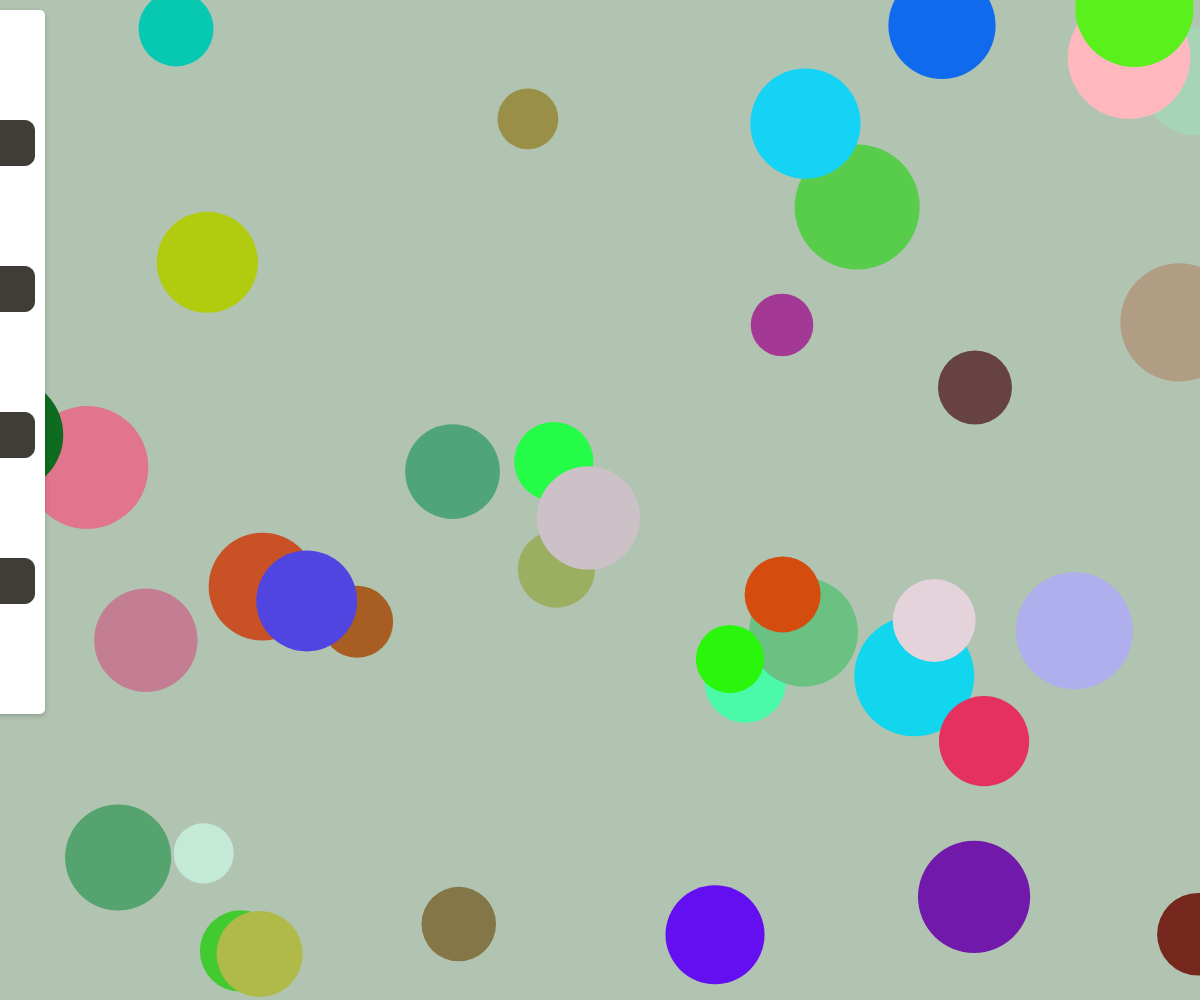
Frame 1 (no input)
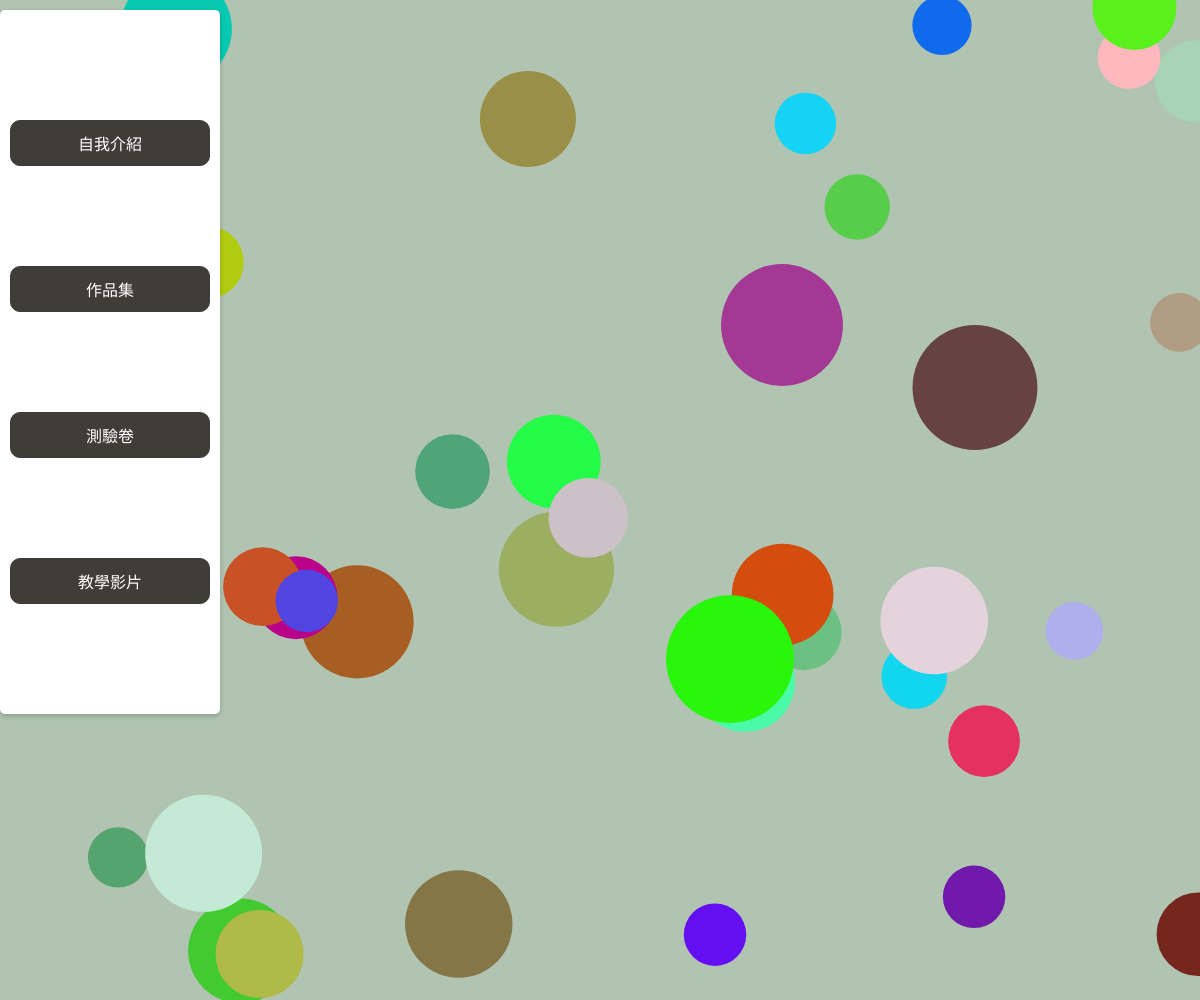
Frame 60 (no input)
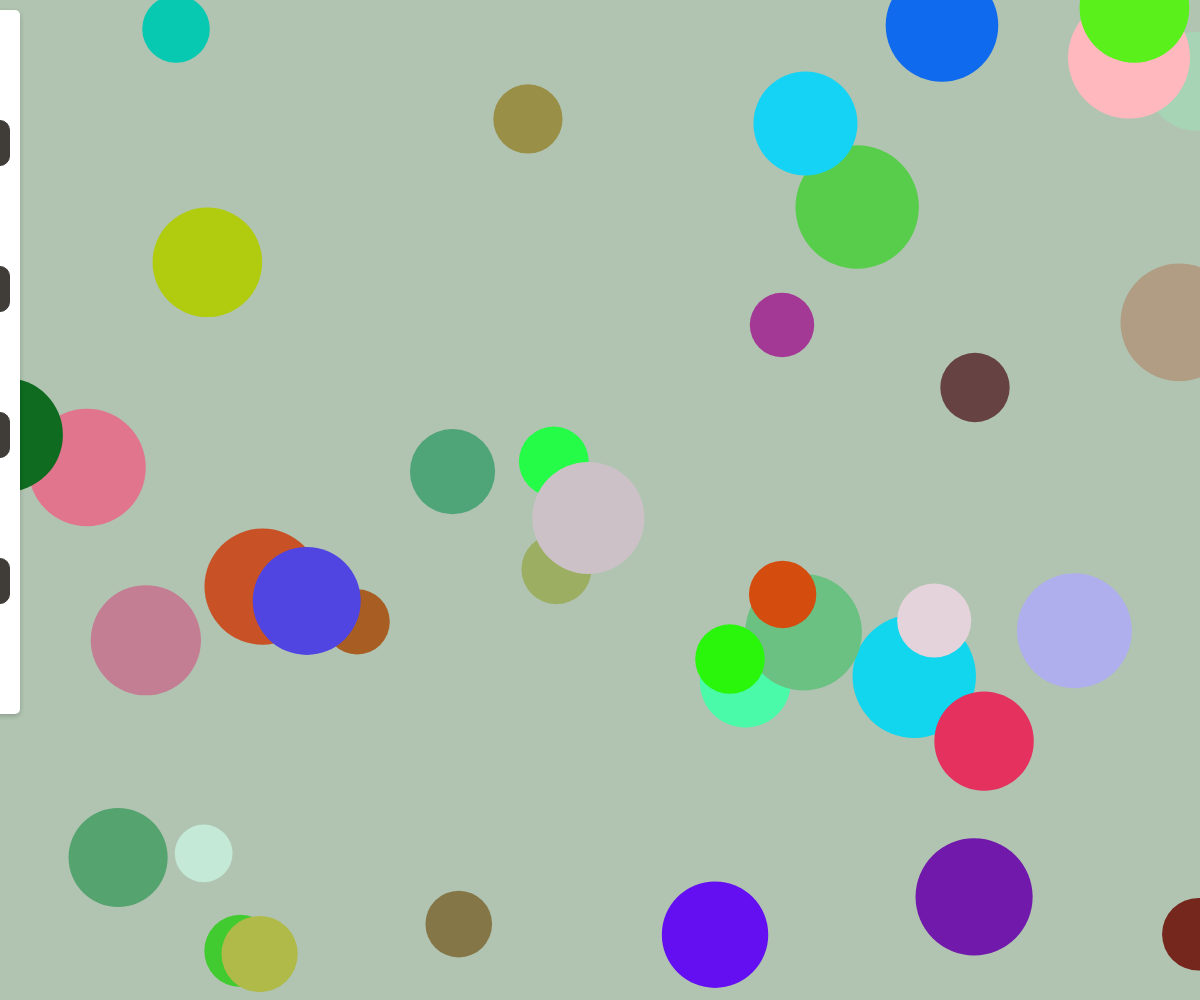
Frame 120 (the mouse pressed at the canvas centre since frame 60)

The p5.js sketch that drew these frames (run headless with seeded random() and noise() and a simulated clock; from frame 60 on, the mouse is pressed at the canvas centre):

// p5.js sketch
// ── sketch.js
let circles = [];
let introWindow; // 用於儲存自我介紹視窗的變數
let quizWindow; // 用於儲存測驗卷視窗的變數
let weekWindow; // 用於儲存第一周視窗的變數
let videoWindow; // 用於儲存教學影片視窗的變數
let dropdownVisible = false; // 用於控制下拉選單的顯示狀態
let menuVisible = false; // 用於控制選單的顯示狀態

function setup() {
  // 產生全視窗畫布
  createCanvas(windowWidth, windowHeight);

  // 建立選單
  let menu = createDiv();
  menu.id('menu');
  menu.style('position', 'absolute');
  menu.style('top', '10px');
  menu.style('left', '-200px'); // 初始位置在畫布外
  menu.style('width', '200px');
  menu.style('background-color', '#ffffff');
  menu.style('padding', '10px');
  menu.style('border-radius', '5px');
  menu.style('box-shadow', '0 2px 5px rgba(0, 0, 0, 0.2)');
  menu.style('transition', 'left 0.5s'); // 添加滑動動畫

  let ul = createElement('ul');
  ul.style('list-style', 'none');
  ul.style('margin', '0');
  ul.style('padding', '0');

  let items = ['自我介紹', '作品集', '測驗卷', '教學影片'];
  for (let item of items) {
    let li = createElement('li', item);
    li.style('margin', '100px 0'); // 每個選項之間的間隔設為 100px
    li.style('padding', '10px'); // 增加內部間距
    li.style('cursor', 'pointer');
    li.style('color', '#ffffff'); // 文字顏色為白色
    li.style('background-color', '#403d39'); // 背景顏色為 #403d39
    li.style('border', '1px solid #403d39'); // 邊框顏色為 #403d39
    li.style('border-radius', '10px'); // 圓角方框
    li.style('text-align', 'center'); // 文字置中
    li.style('text-decoration', 'none'); // 移除下劃線
    li.mousePressed(() => {
      if (item === '自我介紹') {
        showIntroWindow(); // 點擊自我介紹時顯示視窗
      } else if (item === '測驗卷') {
        showQuizWindow(); // 點擊測驗卷時顯示 iframe 視窗
      } else if (item === '作品集') {
        toggleDropdown(li); // 點擊作品集時顯示下拉選單
      } else if (item === '教學影片') {
        showVideoWindow('https://cfchen58.synology.me/%E7%A8%8B%E5%BC%8F%E8%A8%AD%E8%A8%882024/B2/week4/20250310_104704.mp4'); // 點擊教學影片時顯示 iframe 視窗
      } else {
        alert(`${item} 被點擊了`);
      }
    });
    ul.child(li);
  }

  menu.child(ul);

  // 設定背景顏色#588157
  for (let i = 0; i < 40; i++) {
    circles.push({
      x: random(width),
      y: random(height),
      size: random(30, 50),
      color: color(random(255), random(255), random(255)),
      sizeOffset: random(0, TWO_PI) // 用於大小變化的偏移值
    });
  }
}

function draw() {
  background('#b0c4b1');
  
  for (let circle of circles) {
    // 使用正弦函數讓大小隨時間變化
    let dynamicSize = map(sin(frameCount * 0.05 + circle.sizeOffset), -1, 1, 20, 80);
    fill(circle.color);
    noStroke();
    ellipse(circle.x, circle.y, circle.size + dynamicSize);
  }

  // 滑鼠移到左邊時顯示選單
  if (mouseX < 50 && !menuVisible) {
    let menu = select('#menu');
    menu.style('left', '0px'); // 選單滑出
    menuVisible = true;
  }

  // 滑鼠移到中間或右邊時隱藏選單
  if (mouseX > 200 && menuVisible) {
    let menu = select('#menu');
    menu.style('left', '-200px'); // 選單滑回
    menuVisible = false;
  }
}

// 顯示下拉選單
function toggleDropdown(parentLi) {
  // 如果下拉選單已存在，則移除
  if (dropdownVisible) {
    let dropdown = select('#dropdown');
    if (dropdown) dropdown.remove();
    dropdownVisible = false;
    return;
  }

  // 建立下拉選單
  let dropdown = createElement('ul');
  dropdown.id('dropdown');
  dropdown.style('list-style', 'none');
  dropdown.style('margin', '10px 0 0 0');
  dropdown.style('padding', '0');
  dropdown.style('background-color', '#ffffff');
  dropdown.style('border', '1px solid #ccc');
  dropdown.style('border-radius', '5px');
  dropdown.style('box-shadow', '0 2px 5px rgba(0, 0, 0, 0.2)');
  dropdown.style('position', 'absolute');
  dropdown.style('left', '10px');
  dropdown.style('top', `${parentLi.elt.offsetTop + parentLi.elt.offsetHeight}px`);

  let subItems = ['第一周', '第二周', '第三周'];
  for (let subItem of subItems) {
    let subLi = createElement('li', subItem);
    subLi.style('margin', '5px 0');
    subLi.style('padding', '10px');
    subLi.style('cursor', 'pointer');
    subLi.style('color', '#403d39');
    subLi.style('background-color', '#f5f5f5');
    subLi.style('border-radius', '5px');
    subLi.style('text-align', 'center');
    subLi.style('text-decoration', 'none');
    subLi.mousePressed(() => {
      if (subItem === '第一周') {
        showWeekWindow('https://wei10144.github.io/0303/'); // 點擊第一周時顯示 iframe 視窗
      } else if (subItem === '第二周') {
        showWeekWindow('https://wei10144.github.io/0310/'); // 點擊第二周時顯示 iframe 視窗
      } else if (subItem === '第三周') {
        showWeekWindow('https://wei10144.github.io/3/'); // 點擊第三周時顯示 iframe 視窗
      } else {
        alert(`${subItem} 被點擊了`);
      }
    });
    dropdown.child(subLi);
  }

  parentLi.parent().child(dropdown);
  dropdownVisible = true;
}

// 顯示自我介紹視窗
function showIntroWindow() {
  if (introWindow) return;

  introWindow = createDiv('大家好，我叫郭冠緯，平常興趣玩LOL，喜歡聽西洋音樂');
  introWindow.style('position', 'absolute');
  introWindow.style('top', '50%');
  introWindow.style('left', '50%');
  introWindow.style('transform', 'translate(-50%, -50%)');
  introWindow.style('width', '1200px');
  introWindow.style('height', '800px');
  introWindow.style('background-color', 'rgba(0, 0, 0, 0.5)');
  introWindow.style('color', '#ffffff');
  introWindow.style('display', 'flex');
  introWindow.style('align-items', 'center');
  introWindow.style('justify-content', 'center');
  introWindow.style('font-size', '24px');
  introWindow.style('text-align', 'center');
  introWindow.style('border-radius', '10px');
  introWindow.style('z-index', '1000');
  introWindow.style('cursor', 'pointer');

  introWindow.mousePressed(() => {
    introWindow.remove();
    introWindow = null;
  });
}

// 顯示測驗卷視窗
function showQuizWindow() {
  if (quizWindow) return;

  quizWindow = createDiv();
  quizWindow.style('position', 'absolute');
  quizWindow.style('top', '50%');
  quizWindow.style('left', '50%');
  quizWindow.style('transform', 'translate(-50%, -50%)');
  quizWindow.style('width', '1200px');
  quizWindow.style('height', '800px');
  quizWindow.style('background-color', 'rgba(0, 0, 0, 0.5)');
  quizWindow.style('display', 'flex');
  quizWindow.style('align-items', 'center');
  quizWindow.style('justify-content', 'center');
  quizWindow.style('border-radius', '10px');
  quizWindow.style('z-index', '1000');
  quizWindow.style('cursor', 'pointer');

  let iframe = createElement('iframe');
  iframe.attribute('src', 'https://wei10144.github.io/0310/');
  iframe.style('width', '100%');
  iframe.style('height', '100%');
  iframe.style('border', 'none');
  quizWindow.child(iframe);

  quizWindow.mousePressed(() => {
    quizWindow.remove();
    quizWindow = null;
  });
}

// 顯示第一周、第二周或第三周視窗
function showWeekWindow(url) {
  // 如果視窗已存在，則更新 iframe 的內容
  if (weekWindow) {
    let iframe = weekWindow.elt.querySelector('iframe'); // 使用原生 DOM 方法獲取 iframe
    if (iframe) {
      iframe.src = url; // 更新 iframe 的 src 屬性
    }
    return;
  }

  // 建立新的視窗
  weekWindow = createDiv();
  weekWindow.style('position', 'absolute');
  weekWindow.style('top', '50%');
  weekWindow.style('left', '50%');
  weekWindow.style('transform', 'translate(-50%, -50%)');
  weekWindow.style('width', '1200px');
  weekWindow.style('height', '800px');
  weekWindow.style('background-color', 'rgba(0, 0, 0, 0.5)');
  weekWindow.style('display', 'flex');
  weekWindow.style('align-items', 'center');
  weekWindow.style('justify-content', 'center');
  weekWindow.style('border-radius', '10px');
  weekWindow.style('z-index', '1000');
  weekWindow.style('cursor', 'pointer');

  // 建立 iframe 並嵌入網頁
  let iframe = document.createElement('iframe'); // 使用原生 DOM 方法創建 iframe
  iframe.src = url; // 設置 iframe 的 src 屬性
  iframe.style.width = '100%';
  iframe.style.height = '100%';
  iframe.style.border = 'none';
  weekWindow.elt.appendChild(iframe); // 使用原生 DOM 方法將 iframe 添加到 weekWindow

  // 點擊視窗時關閉
  weekWindow.mousePressed(() => {
    weekWindow.remove();
    weekWindow = null;
  });
}

// 顯示教學影片視窗
function showVideoWindow(url) {
  // 如果視窗已存在，則更新 iframe 的內容
  if (videoWindow) {
    let iframe = videoWindow.elt.querySelector('iframe'); // 使用原生 DOM 方法獲取 iframe
    if (iframe) {
      iframe.src = url; // 更新 iframe 的 src 屬性
    }
    return;
  }

  // 建立新的視窗
  videoWindow = createDiv();
  videoWindow.style('position', 'absolute');
  videoWindow.style('top', '50%');
  videoWindow.style('left', '50%');
  videoWindow.style('transform', 'translate(-50%, -50%)');
  videoWindow.style('width', '1200px');
  videoWindow.style('height', '800px');
  videoWindow.style('background-color', 'rgba(0, 0, 0, 0.5)');
  videoWindow.style('display', 'flex');
  videoWindow.style('align-items', 'center');
  videoWindow.style('justify-content', 'center');
  videoWindow.style('border-radius', '10px');
  videoWindow.style('z-index', '1000');
  videoWindow.style('cursor', 'pointer');

  // 建立 iframe 並嵌入影片
  let iframe = document.createElement('iframe'); // 使用原生 DOM 方法創建 iframe
  iframe.src = url; // 設置 iframe 的 src 屬性
  iframe.style.width = '100%';
  iframe.style.height = '100%';
  iframe.style.border = 'none';
  videoWindow.elt.appendChild(iframe); // 使用原生 DOM 方法將 iframe 添加到 videoWindow

  // 點擊視窗時關閉
  videoWindow.mousePressed(() => {
    videoWindow.remove();
    videoWindow = null;
  });
}
